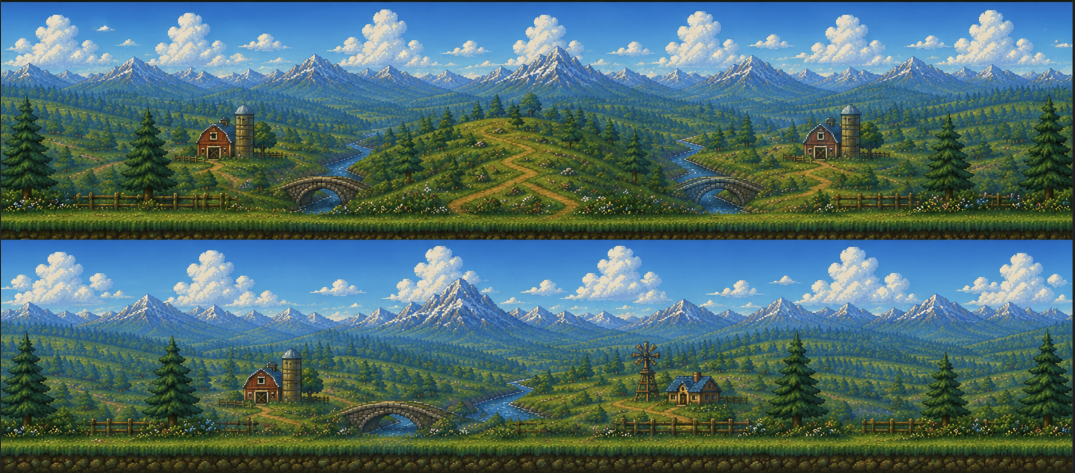
#> input picture old_assets/backgrounds_stacked.png, 2150 x 946 px, found by its file name (shown at 1/2 size)
$ python slice_backgrounds.py
#> lines starting #> are read from the running program, lines starting #| are printed output that depends on the picture
"""Build the three parallax background tiles used by the game.

Sources (both expected in old_assets/, with project-root as fallback):
  backgrounds_stacked.png    — two horizontal panoramas stacked vertically
                                → bg_top.png and bg_bottom.png
  transition_bg_source.png   — tall vertical scene with two pine trees
                                → bg_trees.png  (used as a transition tile
                                  between bg_top and bg_bottom)

All three output tiles are processed so they share the same height (they're
cropped from the top — losing only sky — to a common COMMON_HEIGHT) and so
their grass lines sit on the bottom edge (the painted dirt strip is removed
on each image). Left/right dark border columns are also trimmed so adjacent
tiles don't show a vertical seam.

Output:
  assets/backgrounds/bg_top.png      (wide panorama — barns + bridges)
  assets/backgrounds/bg_bottom.png   (wide panorama — windmill + barn)
  assets/backgrounds/bg_trees.png    (narrow transition — two flanking trees)
"""
from __future__ import annotations
import os
from PIL import Image
import numpy as np

ROOT = os.path.dirname(os.path.dirname(os.path.abspath(__file__)))
OUT_DIR = os.path.join(ROOT, "assets", "backgrounds")
os.makedirs(OUT_DIR, exist_ok=True)

# Locate the stacked source. The user may have moved the original from the
# project root into old_assets/ after first run, so try both locations.
candidates = [
    os.path.join(ROOT, "backgrounds_stacked.png"),
    os.path.join(ROOT, "old_assets", "backgrounds_stacked.png"),
]
src = next((p for p in candidates if os.path.exists(p)), None)
if src is None:
    raise SystemExit(
        "backgrounds_stacked.png not found in project root or old_assets/")
print(f"source: {os.path.relpath(src, ROOT)}")

im = Image.open(src).convert("RGB")
arr = np.array(im)
h, w, _ = arr.shape
#> h = 946; w = 2150
print(f"  {w}x{h}")
#|   2150x946

# Detect the divider band by per-row standard deviation. The strip between
# the two panoramas is mostly one flat color so its std is much lower than
# the painted regions.
row_std = arr.std(axis=(1, 2))
#> row_std = 946 values, max 61.11 at index 37, min 4 at index 0, mean 36.25
mid_lo, mid_hi = h // 3, 2 * h // 3
#> mid_lo = 315; mid_hi = 630
divider_rows = [y for y in range(mid_lo, mid_hi) if row_std[y] < 15]
#> divider_rows = [455, 456, 457, 458, 459, 460, 461, 462, 463, 464, 465, 466, 467, 468, 469, 478]
if not divider_rows:
    print("WARN: no clear divider found, splitting at exact midpoint")
    div_start, div_end = h // 2, h // 2
else:
    div_start, div_end = min(divider_rows), max(divider_rows)
#> div_start = 455; div_end = 478
print(f"  divider band: y={div_start}..{div_end}")
#|   divider band: y=455..478

top = im.crop((0, 0, w, div_start))
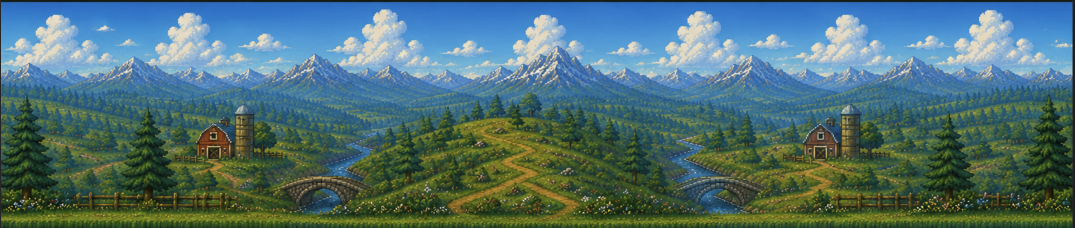
#> top: PIL image 2150x455 RGB (shown at 1/2 size); mean R, G, B 79.6, 112.8, 115.5
bottom = im.crop((0, div_end + 1, w, h))
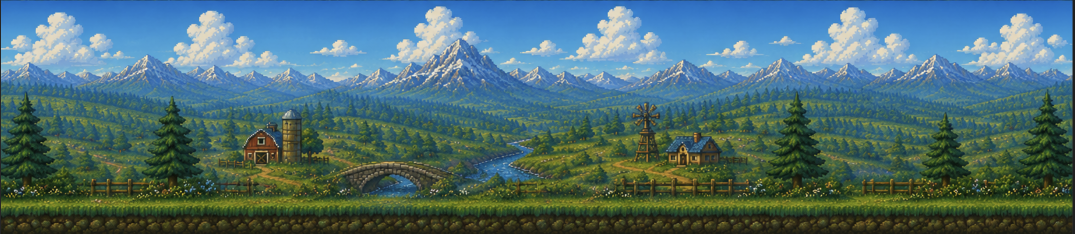
#> bottom: PIL image 2150x467 RGB (shown at 1/2 size); mean R, G, B 77.4, 109.8, 114.5


def trim_dark_edges(panel: Image.Image, threshold: float = 150.0) -> Image.Image:
    """Remove the 1–2px near-black border columns so adjacent tiles don't
    show a vertical dark bar at their seam."""
    arr = np.array(panel.convert("RGB"))
    h_, w_, _ = arr.shape
    col_brightness = arr.sum(axis=(0, 2)) / h_
    bright = col_brightness > threshold
    if not bright.any():
        return panel
    left = int(np.argmax(bright))
    right = int(w_ - 1 - np.argmax(bright[::-1]))
    if left == 0 and right == w_ - 1:
        return panel
    print(f"  trim x: left={left}px, right={w_ - 1 - right}px")
    return panel.crop((left, 0, right + 1, h_))


def trim_dirt_below_grass(panel: Image.Image) -> Image.Image:
    """Crop the painted dirt strip below the grass so the panorama's grass
    line ends at the image's bottom edge. Without this, two panoramas with
    different dirt-strip heights wouldn't line up at their tile seam.

    Heuristic: scan from the bottom upward. A row is 'dirt' if red > green;
    a row is 'grass' if green > red. We crop off the trailing dirt run.
    """
    arr = np.array(panel.convert("RGB"))
    h_, w_, _ = arr.shape
    r = arr[..., 0].mean(axis=1)
    g = arr[..., 1].mean(axis=1)
    # Walk up from the bottom while red dominates (dirt).
    cut = h_  # default: no crop
    for y in range(h_ - 1, -1, -1):
        if g[y] > r[y]:        # hit grass — stop here
            cut = y + 1
            break
    if cut >= h_:
        return panel
    dropped = h_ - cut
    print(f"  trim y-bottom: removing {dropped}px of dirt below grass")
    return panel.crop((0, 0, w_, cut))


top = trim_dark_edges(top)
#> in trim_dark_edges, `col_brightness = arr.sum(axis=(0, 2)) / h_`: col_brightness = 2150 values, max 374.9 at index 1685, min 93 at index 0, mean 307.9
#> in trim_dark_edges, `left = int(np.argmax(bright))`: left = 2
#> in trim_dark_edges, `right = int(w_ - 1 - np.argmax(bright[::-1]))`: right = 2144
#|   trim x: left=2px, right=5px
bottom = trim_dark_edges(bottom)
#> call 2 of trim_dark_edges, with threshold = 150
#> in trim_dark_edges (call 2), `col_brightness = arr.sum(axis=(0, 2)) / h_`: col_brightness = 2150 values, max 351.7 at index 1219, min 93.05 at index 0, mean 301.8
#|   trim x: left=2px, right=5px
#> in trim_dark_edges (call 2), `return panel.crop((left, 0, right + 1, h_))`:
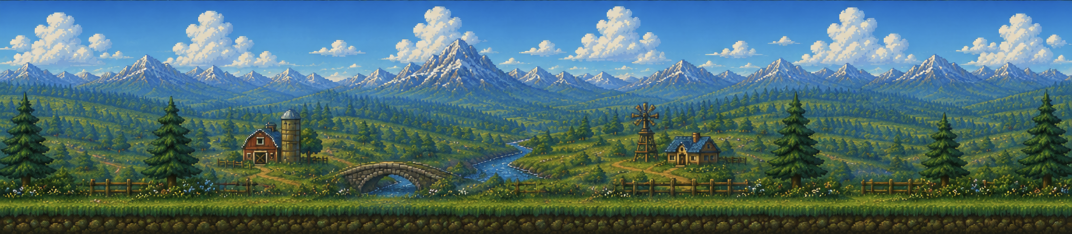
#> returned value: PIL image 2143x467 RGB (shown at 1/2 size); mean R, G, B 77.6, 110.1, 114.8
top = trim_dirt_below_grass(top)
#> in trim_dirt_below_grass, `r = arr[..., 0].mean(axis=1)`: r = 455 values, max 149.1 at index 118, min 18.88 at index 2, mean 79.74
#> in trim_dirt_below_grass, `g = arr[..., 1].mean(axis=1)`: g = 455 values, max 184.3 at index 115, min 20.02 at index 2, mean 113
bottom = trim_dirt_below_grass(bottom)
#> in trim_dirt_below_grass (call 2), `r = arr[..., 0].mean(axis=1)`: r = 467 values, max 143 at index 105, min 28.72 at index 430, mean 77.58
#> in trim_dirt_below_grass (call 2), `g = arr[..., 1].mean(axis=1)`: g = 467 values, max 180.4 at index 105, min 31.25 at index 466, mean 110.1
#|   trim y-bottom: removing 33px of dirt below grass
#> in trim_dirt_below_grass (call 2), `return panel.crop((0, 0, w_, cut))`:
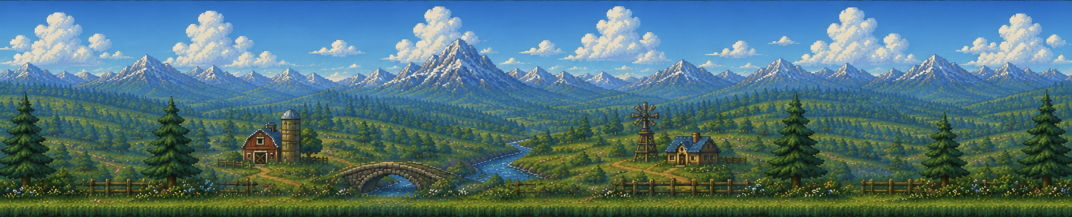
#> returned value: PIL image 2143x434 RGB (shown at 1/2 size); mean R, G, B 79.8, 115, 121.7
print(f"top: {top.size}    bottom: {bottom.size}")
#| top: (2143, 455)    bottom: (2143, 434)

# --- Process the tall transition image ---------------------------------------
# Same cleanup as the wide panoramas plus a height-preserving downscale, so
# it can sit between bg_top and bg_bottom tiles as a "transition" scene
# without looking out of place.
trans_candidates = [
    os.path.join(ROOT, "transition_bg_source.png"),
    os.path.join(ROOT, "old_assets", "transition_bg_source.png"),
]
trans_src = next((p for p in trans_candidates if os.path.exists(p)), None)
trees = None
if trans_src:
    print(f"\ntransition source: {os.path.relpath(trans_src, ROOT)}")
    trees = Image.open(trans_src).convert("RGB")
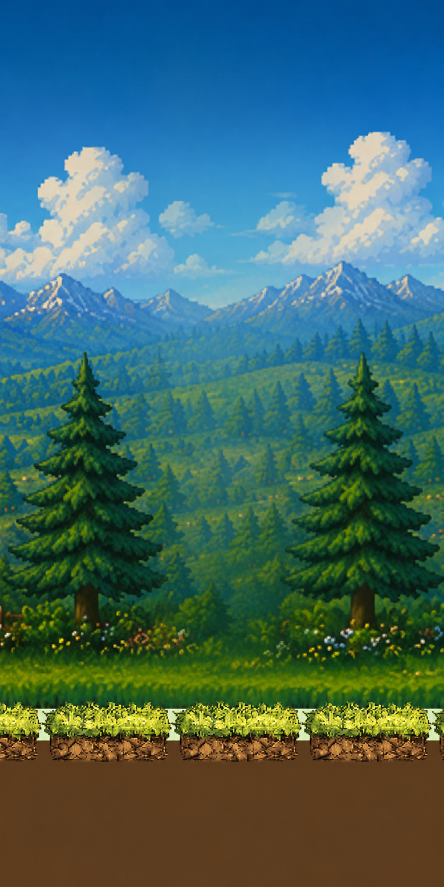
#> input picture old_assets/transition_bg_source.png, 887 x 1774 px, found by its file name (shown at 1/2 size)
#> trees is the input picture: PIL image 887x1774 RGB; mean R, G, B 63.7, 104.3, 101.5
    print(f"  raw: {trees.size}")
#|   raw: (887, 1774)
    trees = trim_dark_edges(trees)
    trees = trim_dirt_below_grass(trees)
#|   trim y-bottom: removing 302px of dirt below grass
    print(f"  after dirt+edge trim: {trees.size}")
#|   after dirt+edge trim: (887, 1472)
else:
    print("\n(transition_bg_source.png not present — skipping bg_trees)")

# --- Standardize all panels to the same height -------------------------------
# Pick the smallest grass-aligned height. Any taller panel is cropped from
# its TOP (which is sky) — that's lossless for the playable view since the
# sky gradient behind already fills above. The trees panel, being tall and
# narrow, gets resized proportionally instead so we keep its trees readable.
def crop_top_to(panel: Image.Image, target_h: int) -> Image.Image:
    w_, h_ = panel.size
    if h_ <= target_h:
        return panel
    return panel.crop((0, h_ - target_h, w_, h_))


def resize_to_height(panel: Image.Image, target_h: int) -> Image.Image:
    w_, h_ = panel.size
    if h_ == target_h:
        return panel
    new_w = max(1, int(round(w_ * target_h / h_)))
    return panel.resize((new_w, target_h), Image.LANCZOS)


candidate_heights = [top.size[1], bottom.size[1]]
#> candidate_heights = [455, 434]
common_h = min(candidate_heights)
#> common_h = 434
print(f"\nstandardizing to height {common_h}")
#| standardizing to height 434
top = crop_top_to(top, common_h)
#> in crop_top_to, `return panel.crop((0, h_ - target_h, w_, h_))`:
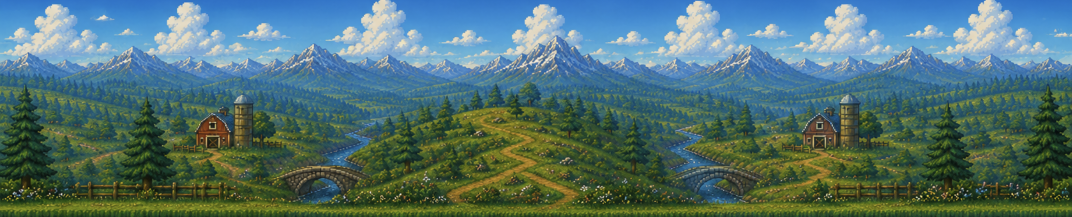
#> returned value: PIL image 2143x434 RGB (shown at 1/2 size); mean R, G, B 81.5, 113.9, 113.7
bottom = crop_top_to(bottom, common_h)
if trees is not None:
    # The trees image is naturally vertical (~3.5x taller than wide), so cropping
    # off the top would destroy the trees. Scale it down to common_h instead,
    # accepting some vertical squash — the painted trees still read clearly.
    trees = resize_to_height(trees, common_h)
#> in resize_to_height, `return panel.resize((new_w, target_h), Image.LANCZOS)`:
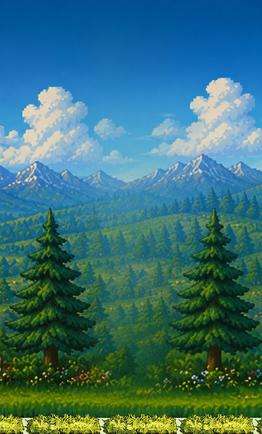
#> returned value: PIL image 262x434 RGB; mean R, G, B 57.2, 112.8, 115.8
print(f"final  top: {top.size}    bottom: {bottom.size}" +
      (f"    trees: {trees.size}" if trees is not None else ""))
#| final  top: (2143, 434)    bottom: (2143, 434)    trees: (262, 434)

# --- Save --------------------------------------------------------------------
outputs = [
    ("bg_top.png", top),
    ("bg_bottom.png", bottom),
]
if trees is not None:
    outputs.append(("bg_trees.png", trees))
for name, im_out in outputs:
    p = os.path.join(OUT_DIR, name)
    im_out.save(p)
    print(f"wrote {os.path.relpath(p, ROOT)}")
#> this loop made 3 passes
#> name on passes 1 to 3: 'bg_top.png', 'bg_bottom.png', 'bg_trees.png'
#| wrote assets/backgrounds/bg_top.png
#| wrote assets/backgrounds/bg_bottom.png
#| wrote assets/backgrounds/bg_trees.png
